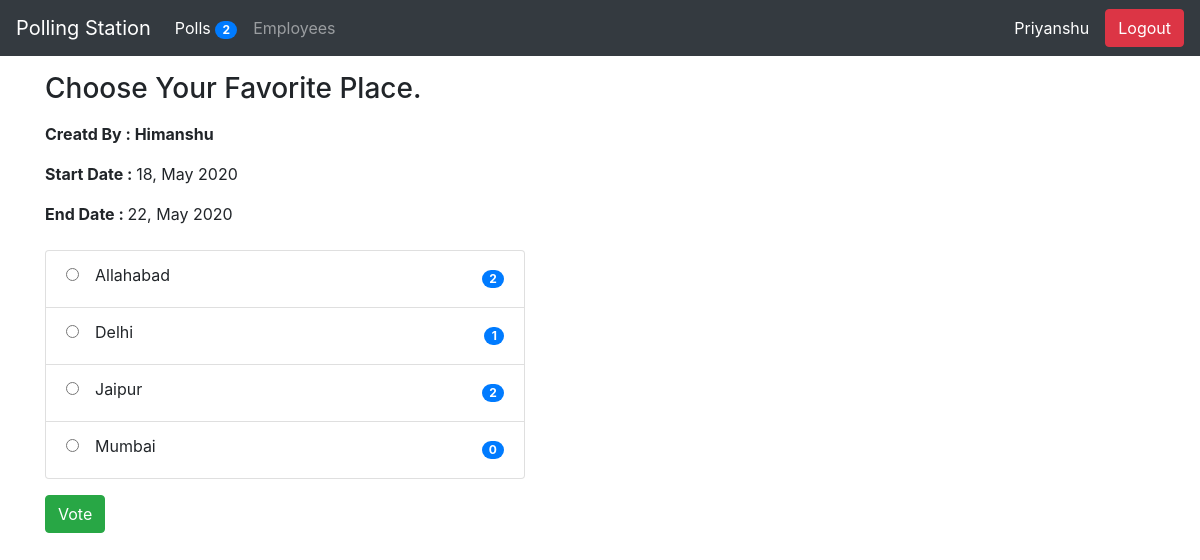
The app's page /3/ (signed in) with its own data.
### poll/models.py (models this page shows, shortened)
class Question(models.Model):
    title = models.TextField(null=True, blank=True)
    status = models.CharField(default='inactive', max_length=30)
    created_by = models.ForeignKey(User, null=True, blank=True, on_delete=models.CASCADE)
    start_date = models.DateTimeField(null=True, blank=True)
    end_date = models.DateTimeField(null=True, blank=True)
    created_at = models.DateTimeField(auto_now_add=True)
    updated_at = models.DateTimeField(auto_now=True)
    @property
    def choices(self):
        return self.choice_set.all()

class Choice(models.Model):
    question = models.ForeignKey('poll.Question', on_delete=models.CASCADE)
    text = models.TextField(null=True, blank=True)
    created_at = models.DateTimeField(auto_now_add=True)
    updated_at = models.DateTimeField(auto_now=True)
    @property
    def votes(self):
        return self.answer_set.count()

### poll/views.py (the view, shortened to what this page needs)
# urls.py: path('', include('poll.urls')),
@login_required(login_url="user-login")
def poll(request, id=None):
    if request.method == 'GET':
        question = Question.objects.get(id=id)
        context = { 'question':question }
        return render(request, 'poll/poll.html', context)

### poll/context_processors.py (called while the page is built)
def PollCount(request):
    count = Question.objects.count()
    return {"poll_count": count}

### poll/templates/poll/poll.html (shortened to what this page needs)
{% extends 'poll/base.html' %}
{% block content %}
    <h3 class="my-3"> {{ question.title}} </h3>
    <p class="mb-3"><b> Creatd By : {{ question.created_by|capfirst}}</b> </p>
    <p><b>Start Date : </b>{{question.start_date|date:"d, M Y"}}</p>
    <p><b>End Date : </b>{{question.end_date|date:"d, M Y"}}</p>
    <div class="mt-4" style="width: 30rem;">
        <form method="POST" action="/{{question.id}}/">
        <ul class="list-group">
            {% for choice in question.choices %}
                <li class="list-group-item d-flex justify-content-between align-items-center">
                    <label><input class='mr-3' type="radio" name="choice" value="{{choice.id}}">{{choice.text}}</label>
                    <span class="badge badge-primary badge-pill">{{choice.votes}}</span>
                </li>
            {% empty %}
                <p> There is no choice available for this question </p>
            {% endfor %}
        </ul>
        <button class="btn btn-success mt-3" type="submit">Vote</button>
        </form>
    </div>
{% endblock content %}

### poll/templates/poll/base.html (shortened to what this page needs)
<!doctype html>
<html lang="en">
  <head>
    <link rel="stylesheet" href="https://stackpath.bootstrapcdn.com/bootstrap/4.3.1/css/bootstrap.min.css">
  </head>
  <body>
<nav class="navbar navbar-expand-lg navbar-dark bg-dark">
  <a class="navbar-brand" href="{% url 'polls-list' %}">Polling Station</a>
  <div class="collapse navbar-collapse" id="navbarSupportedContent">
    <ul class="navbar-nav mr-auto">
      <li class="nav-item active">
        <a class="nav-link" href="{% url 'polls-list' %}">Polls <span class="badge badge-primary badge-pill">{{poll_count}}</span><span class="sr-only">(current)</span></a>
      </li>
      <li class="nav-item">
        <a class="nav-link" href="{% url 'employee-list' %}">Employees</a>
      </li>
    </ul>
    {% if request.user.id != None %}
        <span class='mr-3'><a  style='color:white; text-decoration:none;' href="{% url 'my-profile' %}">{{request.user.first_name}}</a></span>
        <form method="POST" action="{% url 'user-logout' %}">
            <input class="btn btn-danger float-right" type="submit" value="Logout">
        </form>
    {% else %}
        <a class="btn btn-success" href="{% url 'user-login' %}" role="button">Login</a>
    {% endif %}
  </div>
</nav>
    <div class="container">
        {% block content %}
        {% endblock content %}
    </div>
  </body>
</html>

### records on screen
Question: title "Choose Your Favorite Place.", created_by "Himanshu", start_date "18, May 2020", end_date "22, May 2020"
Choice: text "Allahabad", votes "2"
Choice: text "Delhi", votes "1"
Choice: text "Jaipur", votes "2"
Choice: text "Mumbai", votes "0"

### other values on screen
{{ poll_count }} "2"
{{ request.user.first_name }} "Priyanshu"
